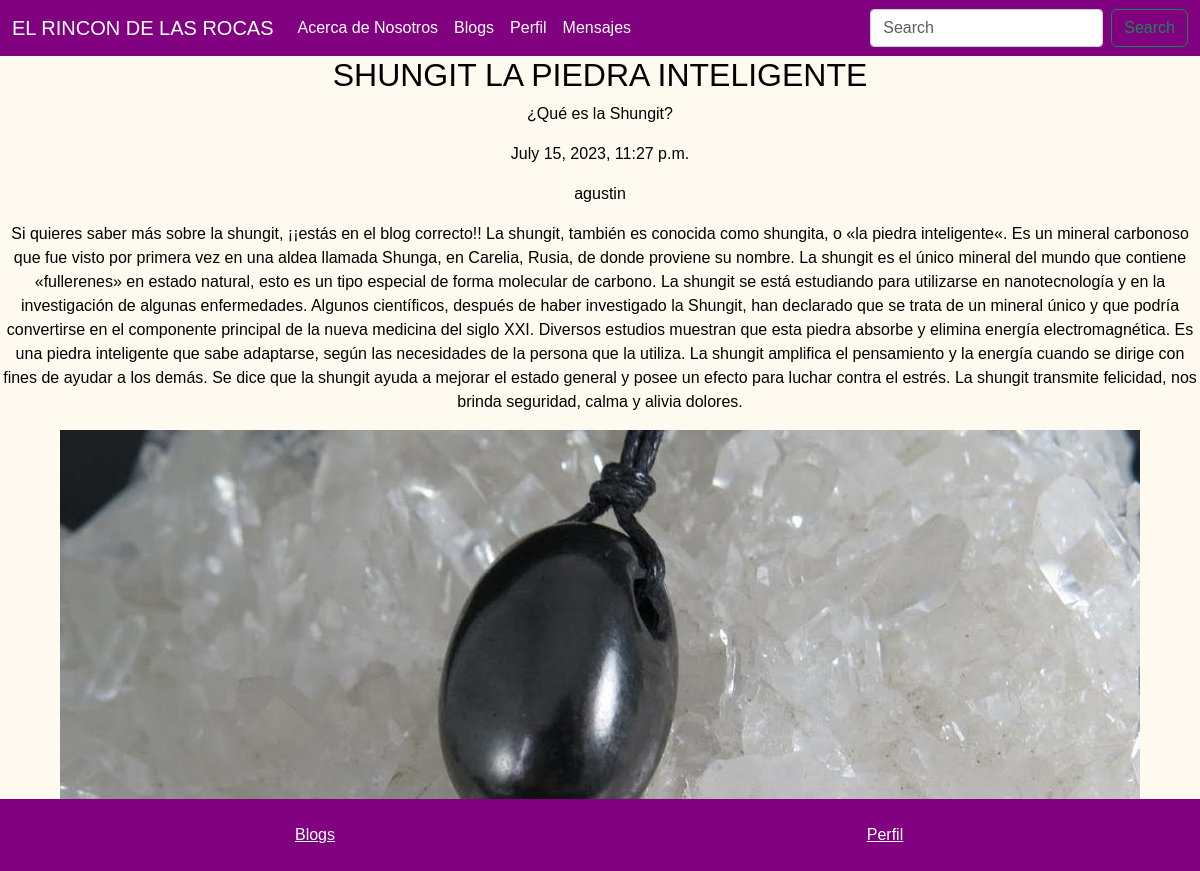
The page /pages/2/ on the database its author committed.
### blog/models.py (models this page shows, shortened)
class Blog(models.Model):
    titulo = models.CharField(max_length=30)
    subtitulo = models.CharField(max_length=30)
    cuerpo = models.TextField()
    autor = models.ForeignKey(User, on_delete=models.CASCADE)
    fecha = models.DateTimeField(auto_now_add=True)
    imagen = models.ImageField(upload_to='blog_images/')

### blog/views.py (the view)
# urls.py: path('pages/<int:page_id>/', views.detalle_pagina, name='detalle_pagina'),
def detalle_pagina(request, page_id):
    pagina = Blog.objects.get(id=page_id)
    return render(request, 'blog/detalle_pagina.html', {'pagina': pagina})

### blog/templates/blog/detalle_pagina.html
{% extends 'blog/inicio.html' %}
{% block content %}
<h2>{{ pagina.titulo }}</h2>
<p>{{ pagina.subtitulo }}</p>
<p>{{ pagina.fecha }}</p>
<p>{{ pagina.autor.username }}</p>
<p>{{ pagina.cuerpo }}</p>
<img src="{{ pagina.imagen.url }}" alt="Imagen del blog">
{% endblock %}

### static/css/styles.css (style rules this page uses)
body { background-color: #FFFAF0; color: black; text-align: center; font-family: Arial, sans-serif; }

### rows shown on the page
Blog: titulo "SHUNGIT LA PIEDRA INTELIGENTE", subtitulo "¿Qué es la Shungit?", fecha "July 15, 2023, 11:27 p.m.", autor.username "agustin", cuerpo "Si quieres saber más sobre la shungit, ¡¡estás en el blog correcto!! La shungit, también es conocida como shungita, o «la piedra inteligente«. Es un mineral carbonoso que fue visto por primera vez en una aldea llamada Shunga, en Carelia, Rusia, de donde proviene su nombre. La shungit es el único mineral del mundo que contiene «fullerenes» en estado natural, esto es un tipo especial de forma molecular de carbono. La shungit se está estudiando para utilizarse en nanotecnología y en la investigación de algunas enfermedades. Algunos científicos, después de haber investigado la Shungit, han declarado que se trata de un mineral único y que podría convertirse en el componente principal de la nueva…", imagen (picture)
